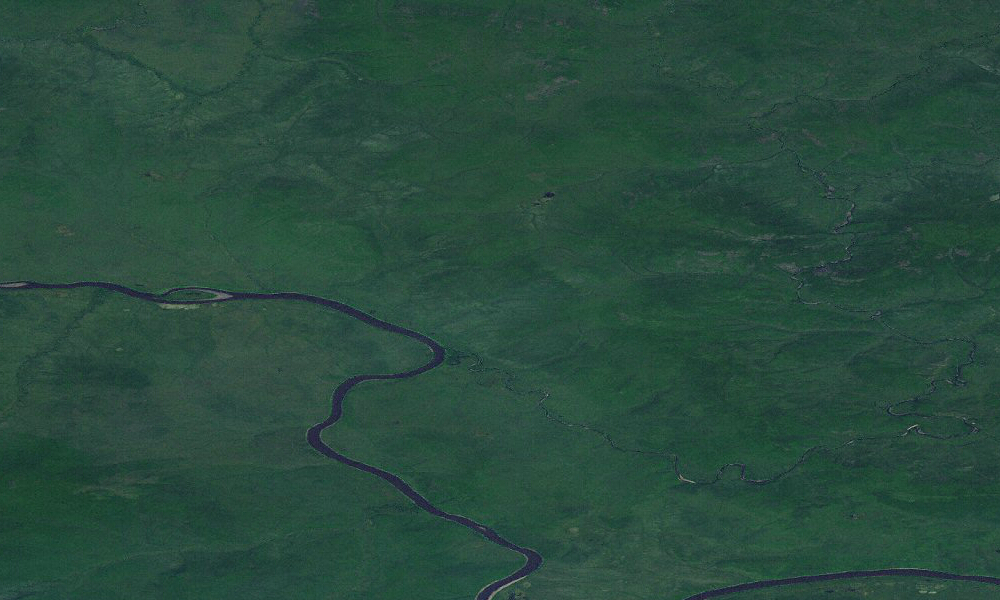
%> input picture optical_image/da9.bmp, 1000 x 600 px
$ octave test2.m   (GNU Octave 9; MATLAB toolbox functions it lacks are replaced by stand-ins)
%> lines starting %> are read from the running program, lines starting %| are printed output that depends on the picture
load data2 net
I=imread('C:\Users\Allen\Documents\MATLAB\registration\optical_image\da9.bmp');
%> I is the input picture: size 600x1000x3 uint8; mean R, G, B 40.9, 74.8, 61.6
I1=rgb2gray(I);
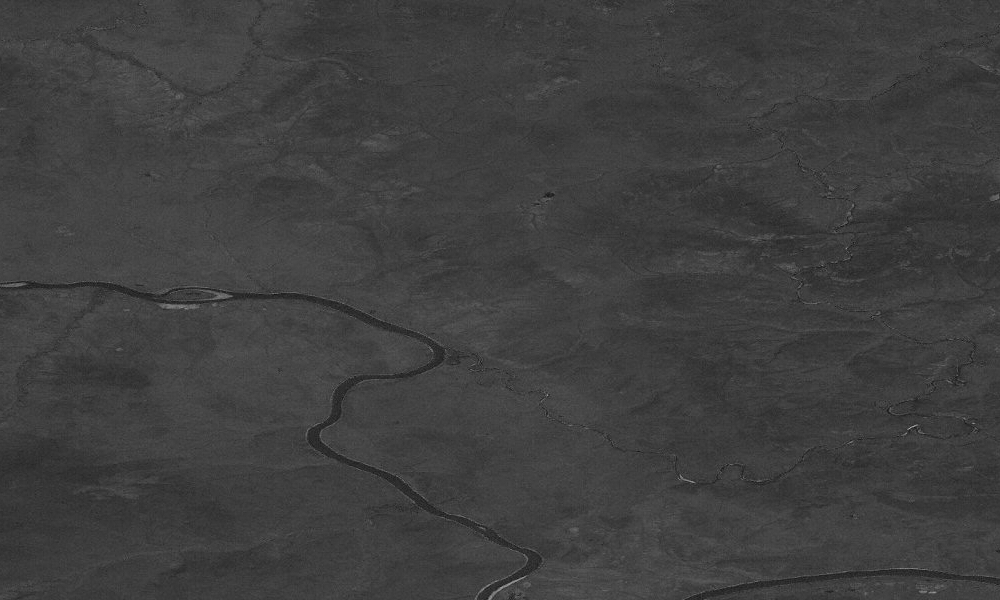
%> I1: size 600x1000 uint8; min 15, max 176, mean 63.2
figure,
imshow(I1);
I2=double(I1);
max_row=floor(600/8);
max_col=floor(1000/8);
p=[];
 for row=1:max_row
     for col=1:max_col
      I3=I2((row-1)*8+1:row*8,(col-1)*8+1:col*8);
      I4=reshape(I3,64,1);
      I5=double(I4)/255;
      p=[p,I5];
     end
 end
 p=p';
[pc,sore,la]=princomp(p);
%> la = 64 values, max 0.0233 at index 1, min 1.5e-05 at index 64, mean 0.000735
ans1=cumsum(la)./sum(la);
%> ans1 = 64 values from 0.495 to 1
coff=pc(:,1:44);
p1=p*coff;
p1=p1';
%> (the run ends here)
